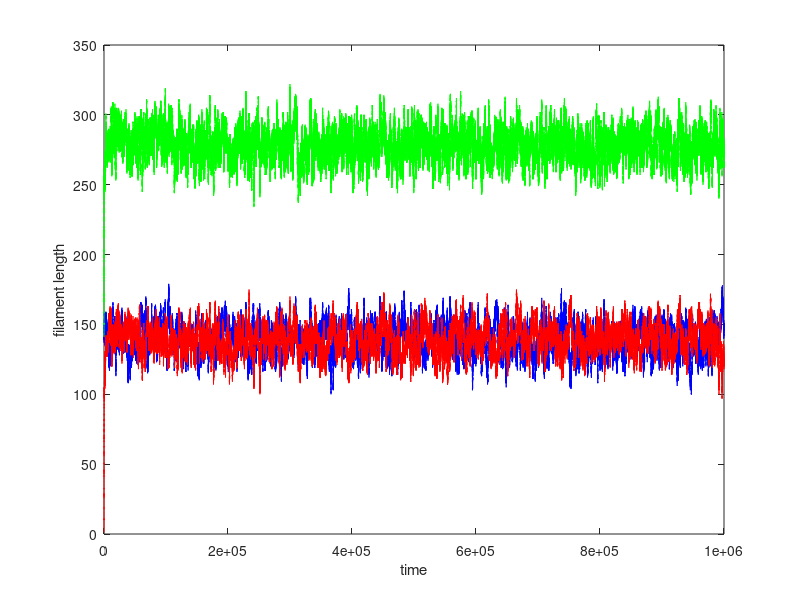

Write the MATLAB code that produced this figure. (Note: this script raises an error after producing the figure.)
%Finite monomer pool with two flagella, with IFT mechanism. This code also
%calculates the autocorrelation and compares it with the theoretical result
%XYZ.

clear all;
close all;

Ntot=500;k=1;
Nift1 = 5;
Nift2 = 5;
v = 2.5;
alpha = 0.01;
r1=((Nift1*v*alpha)/2);
r2=((Nift2*v*alpha)/2);
gamma=0.1;
p1 = zeros(1,Ntot);
p2 = zeros(1,Ntot);
ptot = zeros(1,Ntot);
MaxT=1000000;
t1=1000000;
Lstar=r1*Ntot/(2*r1+gamma);
% eta1=0.002;
% eta2=0.004;


for j=1:1
    j
    
m1=zeros(1,MaxT);
m1(1)=140;
m2=zeros(1,MaxT);
m2(1)=1;
mtot=zeros(1,MaxT);
mtot(1)=m1(1)+m2(1);
monomers=Ntot;
T=zeros(1,MaxT);
T(1)=0;

for i=1:MaxT
    
    k1=r1*(monomers-mtot(1))/m1(i);
    k3=r2*(monomers-mtot(1))/m2(i);
%     k1=r1*(monomers-mtot(1));
%     k3=r2*(monomers-mtot(1));
    
    if (m1(i)<=1)
        k2=0;
    else 
        k2=gamma;
    end
    
    if (m2(i)<=1)
        k4=0;
    else 
        k4=gamma;
    end
        

    
    k0=k1+k2+k3+k4;
    
    % Determine time spent 
    
    CoinFlip1=rand;
    tau(i)=(1/k0)*log(1/CoinFlip1);
    T(i+1)= T(i)+tau(i);
    % Determine reaction
    
    CoinFlip=rand;
    if CoinFlip<=k1/k0
        m1(i+1)=m1(i)+1;
        m2(i+1)=m2(i);
        monomers=monomers-1;
    else
            if (CoinFlip>=k1/k0) && (CoinFlip<=(k1+k2)/k0)
                m1(i+1)=m1(i)-1;
                m2(i+1)=m2(i);
                monomers=monomers+1;
            else
                if (CoinFlip>=(k1+k2)/k0) && (CoinFlip<=(k1+k2+k3)/k0)
                    m1(i+1)=m1(i);
                    m2(i+1)=m2(i)+1;
                    monomers=monomers-1;
                else
                    m1(i+1)=m1(i);
                    m2(i+1)=m2(i)-1;
                    monomers=monomers+1;
                end
            end
    end
    
    mtot(i+1)=m1(i+1)+m2(i+1);
    
  if T(i+1)>=t1
    break;
  end
end
 
 

% figure(1)
% plot(T,m1,'b.')
% hold on
% plot(T,m2,'r.')
% plot(T,mtot,'g.')
% %hold off
% xlabel('time')
% ylabel('filament length')

p1(m1(i+1))= p1(m1(i+1))+1;
p2(m2(i+1))= p2(m2(i+1))+1;
ptot(mtot(i+1))= ptot(mtot(i+1))+1;
 

end

p1 = p1/sum(p1);
p2 = p2/sum(p2);
ptot = ptot/sum(ptot);
x = 1:1:Ntot;

Avg= sum(x.*p1);
variance= sum((x.^2).*p1)-(sum(x.*p1))^2;


% figure(1)
figure;
plot(T(1:i),m1(1:i),'b')
hold on
plot(T(1:i),m2(1:i),'r')
plot(T(1:i),mtot(1:i),'g')
hold off
xlabel('time')
ylabel('filament length')
legend('L1','L2','L1+L2','location', 'SE');

% 
% figure(2)
% plot(T,m1-m2,'b.')
% hold on
% plot(T,m1+m2,'r.')
% hold off
% xlabel('time')
% ylabel('filament difference length')

figure;
t1=T(10000:i);
sig1=m1(10000:i)-m2(10000:i);
sig0=(m1(10000:i)+m2(10000:i))- 2*Lstar;
plot(t1,sig1,'b.',t1,sig0,'r.')
title('Input signals');
xlabel('time');
ylabel('filament difference and sum lengths');
legend('L1-L2','L1+L2-2Lss','location', 'SE');

xq=t1(1):1:t1(end);
sig=interp1(t1,sig1,xq);
sig2=interp1(t1,sig0,xq);
figure;
plot(t1,sig1,'o',xq,sig,':.');
%plot(sig,'b.')
 title('Input signals');
 xlabel('time');
 ylabel('filament difference length');
 legend('signal','Interpolated','location', 'SE');

figure;
plot(t1,sig0,'o',xq,sig2,':.');
%plot(sig,'b.')
 title('Input signals');
 xlabel('time');
 ylabel('filament sum length');
 legend('signal','Interpolated','location', 'SE');

%Arbitrary lags; How do I input time information here?
lagS=size(xq,2)-1;
lagS2=size(xq,2)-1;
%lagS2=1000;

figure;
 autocorr(sig,lagS);
% hold on;
 [h,lag]=autocorr(sig,lagS);
%j1=(r1/Lstar)*(Ntot/Lstar-2);
% %k1=(exp(-j1.*lag))*eta1/j1;
% %k1=(exp(-j1.*lag))/j1;
% %k1=(exp(-j1.*lag));


j1=(r1/Lstar)*(Ntot/Lstar-2);
k1=(exp(-j1.*lag))/j1;
eta1= 1/k1(1);

k1=(exp(-j1.*lag))*eta1/j1;
figure
plot(lag,h,'b');
hold on;
plot(lag,k1,'g');
hold off;
title('auto-correlation l1-l2');
xlabel('time');
ylabel('autocorr');
xlim([0,2000]);
legend('auto(computed)','auto(theory)','location', 'NE')


Eqn = @(a,x)(a/j1)*exp(-j1*x);
startPoints = 1;
[f1,gof,output] = fit(lag',h',Eqn,'Start', startPoints);
figure;
plot(f1,lag',h','predfunc');
xlabel('time');
ylabel('Autocorrelation');
title('Fit with Theorectical function a*exp(-b*x)');
xlim([0,2000]);
eta3=coeffvalues(f1);


figure;
semilogy(lag(1:1000),h(1:1000),lag(1:1000),k1(1:1000))
title('log auto-correlation l1-l2');
xlabel('lag');
ylabel('log autocorr');
legend('auto(computed)','auto(theory)','location', 'SW')
%xlim([0,2000]);

% 
 figure;
 autocorr(sig2,lagS2);
% xlim([0,1500]);
% hold on;
 [h2,lag2]=autocorr(sig2,lagS2);
 j2=(r1*Ntot)/(Lstar^2);
% k2=exp(-j2.*lag2);
% k2=exp(-j2.*lag2)*eta2/j2;
% plot(lag2,k2,'b');
% title('auto-correlation l1+l2');
% hold off;
% xlabel('time');
% ylabel('autocorr');
% 

figure;
k2=exp(-j2.*lag2)/j2;
eta2= 1/k2(1);
k2=exp(-j2.*lag2)*eta2/j2;
plot(lag2,h2,'b');
hold on;
plot(lag2,k2,'g');
hold off;
title('auto-correlation l1+l2');
xlabel('time');
ylabel('autocorr');
xlim([0,2000]);


Eqn = @(a,x)(a/j2)*exp(-j2*x);
startPoints = 1;
[f1,gof,output] = fit(lag2',h2',Eqn,'Start', startPoints);
figure;
plot(f1,lag2',h2','predfunc');
xlabel('time');
ylabel('Autocorrelation');
title('Fit with Theorectical function a*exp(-b*x)');
xlim([0,2000]);
eta4=coeffvalues(f1);

figure;
semilogy(lag2(1:2000),h2(1:2000),lag2(1:2000),k2(1:2000))
title('log auto-correlation l1+l2');
xlabel('lag');
ylabel('log autocorr');
xlim([0,1000]);

